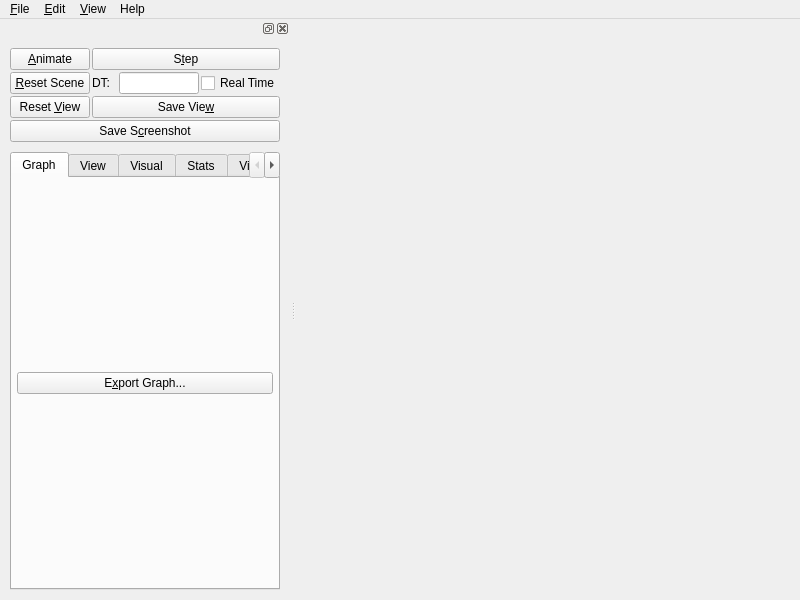
<?xml version="1.0" encoding="utf-8"?>
<ui version="4.0">
	<exportmacro>SOFA_SOFAGUIQT_API</exportmacro>
	<class>GUI</class>
	<widget class="QMainWindow" name="GUI">
		<property name="geometry">
			<rect>
				<x>0</x>
				<y>0</y>
				<width>800</width>
				<height>600</height>
			</rect>
		</property>
		<property name="sizePolicy">
			<sizepolicy hsizetype="Minimum" vsizetype="Minimum">
				<horstretch>0</horstretch>
				<verstretch>0</verstretch>
			</sizepolicy>
		</property>
		<property name="minimumSize">
			<size>
				<width>210</width>
				<height>481</height>
			</size>
		</property>
		<property name="acceptDrops">
			<bool>true</bool>
		</property>
		<property name="windowTitle">
			<string>Sofa</string>
		</property>
		<widget class="QWidget" name="widget">
			<property name="sizePolicy">
				<sizepolicy hsizetype="Expanding" vsizetype="Expanding">
					<horstretch>0</horstretch>
					<verstretch>0</verstretch>
				</sizepolicy>
			</property>
			<property name="minimumSize">
				<size>
					<width>0</width>
					<height>0</height>
				</size>
			</property>
			<layout class="QVBoxLayout">
				<property name="sizeConstraint">
					<enum>QLayout::SetNoConstraint</enum>
				</property>
				<property name="leftMargin">
					<number>0</number>
				</property>
				<property name="topMargin">
					<number>0</number>
				</property>
				<property name="rightMargin">
					<number>0</number>
				</property>
				<property name="bottomMargin">
					<number>0</number>
				</property>
				<item>
					<layout class="QHBoxLayout" name="mainWidgetLayout"/>
				</item>
			</layout>
		</widget>
		<widget class="QMenuBar" name="menubar">
			<property name="enabled">
				<bool>true</bool>
			</property>
			<property name="geometry">
				<rect>
					<x>0</x>
					<y>0</y>
					<width>800</width>
					<height>21</height>
				</rect>
			</property>
			<widget class="QMenu" name="fileMenu">
				<property name="title">
					<string>&amp;File</string>
				</property>
				<addaction name="fileNewAction"/>
				<addaction name="fileOpenAction"/>
				<addaction name="fileReloadAction"/>
				<addaction name="fileSaveAction"/>
				<addaction name="fileSaveAsAction"/>
				<addaction name="separator"/>
				<addaction name="separator"/>
				<addaction name="fileExitAction"/>
			</widget>
			<widget class="QMenu" name="editMenu">
				<property name="title">
					<string>&amp;Edit</string>
				</property>
				<addaction name="editRecordDirectoryAction"/>
				<addaction name="editGnuplotDirectoryAction"/>
				<addaction name="separator"/>
				<addaction name="PluginManagerAction"/>
				<addaction name="MouseManagerAction"/>
				<addaction name="VideoRecorderManagerAction"/>
				<addaction name="DataGraphAction"/>
			</widget>
			<widget class="QMenu" name="View">
				<property name="title">
					<string>&amp;View</string>
				</property>
				<addaction name="separator"/>
				<addaction name="separator"/>
				<addaction name="separator"/>
			</widget>
			<widget class="QMenu" name="helpMenu">
				<property name="title">
					<string>Help</string>
				</property>
				<addaction name="separator"/>
				<addaction name="helpShowDocBrowser"/>
				<addaction name="helpAboutAction"/>
				<addaction name="report"/>
			</widget>
			<addaction name="fileMenu"/>
			<addaction name="editMenu"/>
			<addaction name="View"/>
			<addaction name="helpMenu"/>
		</widget>
		<widget class="QDockWidget" name="dockWidget">
			<property name="sizePolicy">
				<sizepolicy hsizetype="Minimum" vsizetype="Expanding">
					<horstretch>0</horstretch>
					<verstretch>0</verstretch>
				</sizepolicy>
			</property>
			<property name="minimumSize">
				<size>
					<width>200</width>
					<height>551</height>
				</size>
			</property>
			<attribute name="dockWidgetArea">
				<number>1</number>
			</attribute>
			<widget class="QWidget" name="dockWidgetContents">
				<property name="sizePolicy">
					<sizepolicy hsizetype="Minimum" vsizetype="Expanding">
						<horstretch>0</horstretch>
						<verstretch>0</verstretch>
					</sizepolicy>
				</property>
				<property name="minimumSize">
					<size>
						<width>200</width>
						<height>0</height>
					</size>
				</property>
				<layout class="QHBoxLayout" name="horizontalLayout">
					<item>
						<widget class="QWidget" name="optionTabs" native="true">
							<property name="enabled">
								<bool>true</bool>
							</property>
							<property name="sizePolicy">
								<sizepolicy hsizetype="Expanding" vsizetype="Expanding">
									<horstretch>0</horstretch>
									<verstretch>0</verstretch>
								</sizepolicy>
							</property>
							<layout class="QVBoxLayout" name="_13">
								<property name="sizeConstraint">
									<enum>QLayout::SetNoConstraint</enum>
								</property>
								<item>
									<layout class="QGridLayout" name="_14">
										<property name="sizeConstraint">
											<enum>QLayout::SetNoConstraint</enum>
										</property>
										<item row="2" column="0">
											<widget class="QPushButton" name="ResetViewButton">
												<property name="enabled">
													<bool>true</bool>
												</property>
												<property name="toolTip">
													<string>Set the camera to initial position and orientation</string>
												</property>
												<property name="text">
													<string>Reset &amp;View</string>
												</property>
												<property name="shortcut">
													<string>Alt+V</string>
												</property>
											</widget>
										</item>
										<item row="0" column="0">
											<widget class="QPushButton" name="startButton">
												<property name="toolTip">
													<string>Launch the Simulation</string>
												</property>
												<property name="text">
													<string>&amp;Animate</string>
												</property>
												<property name="shortcut">
													<string>Alt+A</string>
												</property>
												<property name="checkable">
													<bool>true</bool>
												</property>
											</widget>
										</item>
										<item row="2" column="1">
											<widget class="QPushButton" name="SaveViewButton">
												<property name="enabled">
													<bool>true</bool>
												</property>
												<property name="toolTip">
													<string>Save the position and orientation of the camera</string>
												</property>
												<property name="text">
													<string>Save Vie&amp;w</string>
												</property>
												<property name="shortcut">
													<string>Alt+W</string>
												</property>
											</widget>
										</item>
										<item row="1" column="0">
											<widget class="QPushButton" name="ResetSceneButton">
												<property name="enabled">
													<bool>true</bool>
												</property>
												<property name="toolTip">
													<string>Reset the Simulation  (t=0)</string>
												</property>
												<property name="text">
													<string>&amp;Reset Scene</string>
												</property>
												<property name="shortcut">
													<string>Alt+R</string>
												</property>
											</widget>
										</item>
										<item row="0" column="1">
											<widget class="QPushButton" name="stepButton">
												<property name="toolTip">
													<string>Compute the simulation at time t+DT</string>
												</property>
												<property name="text">
													<string>S&amp;tep</string>
												</property>
												<property name="shortcut">
													<string>Alt+T</string>
												</property>
												<property name="autoRepeat">
													<bool>true</bool>
												</property>
											</widget>
										</item>
										<item row="3" column="0" colspan="2">
											<widget class="QPushButton" name="screenshotButton">
												<property name="text">
													<string>Save S&amp;creenshot</string>
												</property>
												<property name="shortcut">
													<string>Alt+C</string>
												</property>
											</widget>
										</item>
										<item row="1" column="1">
											<layout class="QHBoxLayout" name="_15">
												<property name="sizeConstraint">
													<enum>QLayout::SetNoConstraint</enum>
												</property>
												<item>
													<widget class="QLabel" name="dtLabel">
														<property name="text">
															<string>DT:</string>
														</property>
														<property name="wordWrap">
															<bool>false</bool>
														</property>
													</widget>
												</item>
												<item>
													<widget class="QLineEdit" name="dtEdit">
														<property name="sizePolicy">
															<sizepolicy hsizetype="Expanding" vsizetype="Fixed">
																<horstretch>0</horstretch>
																<verstretch>0</verstretch>
															</sizepolicy>
														</property>
														<property name="minimumSize">
															<size>
																<width>20</width>
																<height>0</height>
															</size>
														</property>
														<property name="maximumSize">
															<size>
																<width>80</width>
																<height>32767</height>
															</size>
														</property>
													</widget>
												</item>
												<item>
													<widget class="QCheckBox" name="realTimeCheckBox">
														<property name="toolTip">
															<string>Use the duration of the previous simulation step as the next DT</string>
														</property>
														<property name="text">
															<string>Real Time</string>
														</property>
													</widget>
												</item>
											</layout>
										</item>
									</layout>
								</item>
								<item>
									<spacer name="spacer_tab">
										<property name="orientation">
											<enum>Qt::Vertical</enum>
										</property>
										<property name="sizeType">
											<enum>QSizePolicy::Fixed</enum>
										</property>
										<property name="sizeHint" stdset="0">
											<size>
												<width>20</width>
												<height>8</height>
											</size>
										</property>
									</spacer>
								</item>
								<item>
									<widget class="QTabWidget" name="tabs">
										<property name="sizePolicy">
											<sizepolicy hsizetype="Expanding" vsizetype="Expanding">
												<horstretch>0</horstretch>
												<verstretch>0</verstretch>
											</sizepolicy>
										</property>
										<property name="minimumSize">
											<size>
												<width>200</width>
												<height>0</height>
											</size>
										</property>
										<property name="currentIndex">
											<number>0</number>
										</property>
										<widget class="QWidget" name="TabGraph">
											<attribute name="title">
												<string>Graph</string>
											</attribute>
											<layout class="QVBoxLayout" name="_19">
												<item>
													<widget class="QPushButton" name="ExportGraphButton">
														<property name="text">
															<string>E&amp;xport Graph...</string>
														</property>
														<property name="icon">
															<iconset>
																<normaloff>image1</normaloff>image1
															</iconset>
														</property>
														<property name="shortcut">
															<string>Alt+X</string>
														</property>
													</widget>
												</item>
											</layout>
										</widget>
										<widget class="QWidget" name="tabView">
											<property name="sizePolicy">
												<sizepolicy hsizetype="Expanding" vsizetype="Expanding">
													<horstretch>0</horstretch>
													<verstretch>0</verstretch>
												</sizepolicy>
											</property>
											<attribute name="title">
												<string>View</string>
											</attribute>
											<layout class="QGridLayout" name="gridLayout1">
												<item row="2" column="0">
													<layout class="QGridLayout" name="_17">
														<item row="1" column="0">
															<layout class="QGridLayout" name="_18">
																<item row="0" column="2">
																	<spacer name="spacer8">
																		<property name="orientation">
																			<enum>Qt::Horizontal</enum>
																		</property>
																		<property name="sizeType">
																			<enum>QSizePolicy::Ignored</enum>
																		</property>
																		<property name="sizeHint" stdset="0">
																			<size>
																				<width>0</width>
																				<height>16</height>
																			</size>
																		</property>
																	</spacer>
																</item>
																<item row="0" column="1">
																	<widget class="QLabel" name="pixmapLabel1">
																		<property name="sizePolicy">
																			<sizepolicy hsizetype="Fixed" vsizetype="Fixed">
																				<horstretch>0</horstretch>
																				<verstretch>0</verstretch>
																			</sizepolicy>
																		</property>
																		<property name="toolTip">
																			<string>http://sofa-framework.org</string>
																		</property>
																		<property name="pixmap">
																			<pixmap>image0</pixmap>
																		</property>
																		<property name="scaledContents">
																			<bool>true</bool>
																		</property>
																		<property name="wordWrap">
																			<bool>false</bool>
																		</property>
																	</widget>
																</item>
																<item row="0" column="0">
																	<spacer name="spacer7">
																		<property name="orientation">
																			<enum>Qt::Horizontal</enum>
																		</property>
																		<property name="sizeType">
																			<enum>QSizePolicy::Ignored</enum>
																		</property>
																		<property name="sizeHint" stdset="0">
																			<size>
																				<width>0</width>
																				<height>16</height>
																			</size>
																		</property>
																	</spacer>
																</item>
															</layout>
														</item>
													</layout>
												</item>
											</layout>
										</widget>
										<widget class="QWidget" name="TabVisualGraph">
											<attribute name="title">
												<string>Visual</string>
											</attribute>
											<layout class="QVBoxLayout" name="_20">
												<item>
													<widget class="QPushButton" name="ExportVisualGraphButton">
														<property name="text">
															<string>E&amp;xport Graph...</string>
														</property>
														<property name="icon">
															<iconset>
																<normaloff>image1</normaloff>image1
															</iconset>
														</property>
														<property name="shortcut">
															<string>Alt+X</string>
														</property>
													</widget>
												</item>
											</layout>
										</widget>
										<widget class="QWidget" name="TabStats">
											<attribute name="title">
												<string>Stats</string>
											</attribute>
											<layout class="QVBoxLayout" name="_21">
												<item>
													<widget class="QCheckBox" name="dumpStateCheckBox">
														<property name="toolTip">
															<string comment="This is used to plut curves fter a simulation">Record the state at each time step in file &quot;dumpState.data&quot;</string>
														</property>
														<property name="text">
															<string>Dump State</string>
														</property>
													</widget>
												</item>
												<item>
													<widget class="QCheckBox" name="displayComputationTimeCheckBox">
														<property name="toolTip">
															<string>Display information about the time spent at each branch of the graph</string>
														</property>
														<property name="text">
															<string>Log Time</string>
														</property>
													</widget>
												</item>
												<item>
													<widget class="QCheckBox" name="exportGnuplotFilesCheckbox">
														<property name="toolTip">
															<string>Create gnuplot files for each named element of the simulation</string>
														</property>
														<property name="text">
															<string>Export state as gnuplot files</string>
														</property>
													</widget>
												</item>
												<item>
													<widget class="QCheckBox" name="exportVisitorCheckbox">
														<property name="toolTip">
															<string>Open a Dialog showing a trace of the execution and time spent</string>
														</property>
														<property name="text">
															<string>Trace Visitor and Component execution</string>
														</property>
													</widget>
												</item>
												<item>
													<widget class="QCheckBox" name="displayTimeProfiler">
														<property name="text">
															<string>Display AdvanceTimer profiler</string>
														</property>
													</widget>
												</item>
											</layout>
										</widget>
										<widget class="QWidget" name="TabPage">
											<attribute name="title">
												<string>Viewer</string>
											</attribute>
											<layout class="QVBoxLayout" name="_22">
												<item>
													<layout class="QHBoxLayout" name="_23">
														<property name="spacing">
															<number>0</number>
														</property>
														<item>
															<spacer name="spacer5_3_3">
																<property name="orientation">
																	<enum>Qt::Horizontal</enum>
																</property>
																<property name="sizeType">
																	<enum>QSizePolicy::Expanding</enum>
																</property>
																<property name="sizeHint" stdset="0">
																	<size>
																		<width>10</width>
																		<height>2</height>
																	</size>
																</property>
															</spacer>
														</item>
														<item>
															<widget class="QSpinBox" name="sizeW">
																<property name="maximum">
																	<number>30000</number>
																</property>
																<property name="value">
																	<number>800</number>
																</property>
															</widget>
														</item>
														<item>
															<widget class="QLabel" name="textLabel_sizeX">
																<property name="sizePolicy">
																	<sizepolicy hsizetype="Fixed" vsizetype="Preferred">
																		<horstretch>0</horstretch>
																		<verstretch>0</verstretch>
																	</sizepolicy>
																</property>
																<property name="text">
																	<string>&lt;p align=&quot;center&quot;&gt;x&lt;/p&gt;</string>
																</property>
																<property name="wordWrap">
																	<bool>false</bool>
																</property>
															</widget>
														</item>
														<item>
															<widget class="QSpinBox" name="sizeH">
																<property name="maximum">
																	<number>30000</number>
																</property>
																<property name="value">
																	<number>600</number>
																</property>
															</widget>
														</item>
														<item>
															<spacer name="spacer5_3_2_3">
																<property name="orientation">
																	<enum>Qt::Horizontal</enum>
																</property>
																<property name="sizeType">
																	<enum>QSizePolicy::Expanding</enum>
																</property>
																<property name="sizeHint" stdset="0">
																	<size>
																		<width>10</width>
																		<height>2</height>
																	</size>
																</property>
															</spacer>
														</item>
													</layout>
												</item>
												<item>
													<widget class="QTextBrowser" name="textEdit1"/>
												</item>
											</layout>
										</widget>
									</widget>
								</item>
							</layout>
						</widget>
					</item>
				</layout>
			</widget>
		</widget>
		<action name="fileNewAction">
			<property name="icon">
				<iconset>
					<normaloff>image2</normaloff>image2
				</iconset>
			</property>
			<property name="text">
				<string>&amp;New</string>
			</property>
			<property name="iconText">
				<string>New</string>
			</property>
			<property name="shortcut">
				<string>Ctrl+N</string>
			</property>
			<property name="name" stdset="0">
				<cstring>fileNewAction</cstring>
			</property>
		</action>
		<action name="fileOpenAction">
			<property name="icon">
				<iconset>
					<normaloff>image3</normaloff>image3
				</iconset>
			</property>
			<property name="text">
				<string>&amp;Open...</string>
			</property>
			<property name="iconText">
				<string>Open</string>
			</property>
			<property name="shortcut">
				<string>Ctrl+O</string>
			</property>
			<property name="name" stdset="0">
				<cstring>fileOpenAction</cstring>
			</property>
		</action>
		<action name="fileReloadAction">
			<property name="text">
				<string>&amp;Reload</string>
			</property>
			<property name="iconText">
				<string>Reload</string>
			</property>
			<property name="shortcut">
				<string>Ctrl+R</string>
			</property>
			<property name="name" stdset="0">
				<cstring>fileReloadAction</cstring>
			</property>
		</action>
		<action name="fileSaveAction">
			<property name="enabled">
				<bool>true</bool>
			</property>
			<property name="icon">
				<iconset>
					<normaloff>image4</normaloff>image4
				</iconset>
			</property>
			<property name="text">
				<string>&amp;Save</string>
			</property>
			<property name="iconText">
				<string>Save</string>
			</property>
			<property name="shortcut">
				<string>Ctrl+S</string>
			</property>
			<property name="name" stdset="0">
				<cstring>fileSaveAction</cstring>
			</property>
		</action>
		<action name="fileSaveAsAction">
			<property name="text">
				<string>Save &amp;As...</string>
			</property>
			<property name="iconText">
				<string>Save As</string>
			</property>
			<property name="shortcut">
				<string/>
			</property>
			<property name="name" stdset="0">
				<cstring>fileSaveAsAction</cstring>
			</property>
		</action>
		<action name="fileExitAction">
			<property name="text">
				<string>E&amp;xit</string>
			</property>
			<property name="iconText">
				<string>Exit</string>
			</property>
			<property name="shortcut">
				<string/>
			</property>
			<property name="name" stdset="0">
				<cstring>fileExitAction</cstring>
			</property>
		</action>
		<action name="helpAboutAction">
			<property name="enabled">
				<bool>false</bool>
			</property>
			<property name="text">
				<string>&amp;About</string>
			</property>
			<property name="iconText">
				<string>About</string>
			</property>
			<property name="shortcut">
				<string/>
			</property>
			<property name="name" stdset="0">
				<cstring>helpAboutAction</cstring>
			</property>
		</action>
		<action name="ViewerAction">
			<property name="iconText">
				<string>Viewer</string>
			</property>
			<property name="name" stdset="0">
				<cstring>ViewerAction</cstring>
			</property>
		</action>
		<action name="editRecordDirectoryAction">
			<property name="text">
				<string>Record Directory...</string>
			</property>
			<property name="iconText">
				<string>Record Directory...</string>
			</property>
			<property name="name" stdset="0">
				<cstring>editRecordDirectoryAction</cstring>
			</property>
		</action>
		<action name="editGnuplotDirectoryAction">
			<property name="text">
				<string>Gnuplot Directory...</string>
			</property>
			<property name="iconText">
				<string>Gnuplot Directory...</string>
			</property>
			<property name="name" stdset="0">
				<cstring>editGnuplotDirectoryAction</cstring>
			</property>
		</action>
		<action name="PluginManagerAction">
			<property name="text">
				<string>Plugin Manager...</string>
			</property>
			<property name="iconText">
				<string>Plugin Manager...</string>
			</property>
			<property name="name" stdset="0">
				<cstring>PluginManagerAction</cstring>
			</property>
		</action>
		<action name="MouseManagerAction">
			<property name="text">
				<string>Mouse Manager...</string>
			</property>
			<property name="iconText">
				<string>Mouse Manager...</string>
			</property>
			<property name="name" stdset="0">
				<cstring>MouseManagerAction</cstring>
			</property>
		</action>
		<action name="Action">
			<property name="iconText">
				<string>Recently Opened Files...</string>
			</property>
			<property name="name" stdset="0">
				<cstring>Action</cstring>
			</property>
		</action>
		<action name="TestAction">
			<property name="text">
				<string>Test</string>
			</property>
			<property name="iconText">
				<string>Test</string>
			</property>
			<property name="name" stdset="0">
				<cstring>TestAction</cstring>
			</property>
		</action>
		<action name="VideoRecorderManagerAction">
			<property name="text">
				<string>Video Recorder Manager...</string>
			</property>
			<property name="iconText">
				<string>Video Recorder Manager...</string>
			</property>
			<property name="name" stdset="0">
				<cstring>VideoRecorderManagerAction</cstring>
			</property>
		</action>
		<action name="helpShowDocBrowser">
			<property name="checkable">
				<bool>false</bool>
			</property>
			<property name="text">
				<string>Show doc browser</string>
			</property>
			<property name="iconVisibleInMenu">
				<bool>false</bool>
			</property>
		</action>
		<action name="DataGraphAction">
			<property name="text">
				<string>Data Graph...</string>
			</property>
			<property name="toolTip">
				<string>Data Graph Window</string>
			</property>
		</action>
		<action name="report">
			<property name="text">
				<string>report</string>
			</property>
		</action>
	</widget>
	<layoutdefault spacing="2" margin="5"/>
	<includes>
		<include location="local">sofa/gui/qt/config.h</include>
	</includes>
	<resources/>
	<connections>
		<connection>
			<sender>fileNewAction</sender>
			<signal>triggered()</signal>
			<receiver>GUI</receiver>
			<slot>fileNew()</slot>
			<hints>
				<hint type="sourcelabel">
					<x>-1</x>
					<y>-1</y>
				</hint>
				<hint type="destinationlabel">
					<x>20</x>
					<y>20</y>
				</hint>
			</hints>
		</connection>
		<connection>
			<sender>fileOpenAction</sender>
			<signal>triggered()</signal>
			<receiver>GUI</receiver>
			<slot>popupOpenFileSelector()</slot>
			<hints>
				<hint type="sourcelabel">
					<x>-1</x>
					<y>-1</y>
				</hint>
				<hint type="destinationlabel">
					<x>20</x>
					<y>20</y>
				</hint>
			</hints>
		</connection>
		<connection>
			<sender>fileReloadAction</sender>
			<signal>triggered()</signal>
			<receiver>GUI</receiver>
			<slot>fileReload()</slot>
			<hints>
				<hint type="sourcelabel">
					<x>-1</x>
					<y>-1</y>
				</hint>
				<hint type="destinationlabel">
					<x>20</x>
					<y>20</y>
				</hint>
			</hints>
		</connection>
		<connection>
			<sender>fileSaveAction</sender>
			<signal>triggered()</signal>
			<receiver>GUI</receiver>
			<slot>fileSave()</slot>
			<hints>
				<hint type="sourcelabel">
					<x>-1</x>
					<y>-1</y>
				</hint>
				<hint type="destinationlabel">
					<x>20</x>
					<y>20</y>
				</hint>
			</hints>
		</connection>
		<connection>
			<sender>fileSaveAsAction</sender>
			<signal>triggered()</signal>
			<receiver>GUI</receiver>
			<slot>fileSaveAs()</slot>
			<hints>
				<hint type="sourcelabel">
					<x>-1</x>
					<y>-1</y>
				</hint>
				<hint type="destinationlabel">
					<x>20</x>
					<y>20</y>
				</hint>
			</hints>
		</connection>
		<connection>
			<sender>fileExitAction</sender>
			<signal>triggered()</signal>
			<receiver>GUI</receiver>
			<slot>fileExit()</slot>
			<hints>
				<hint type="sourcelabel">
					<x>-1</x>
					<y>-1</y>
				</hint>
				<hint type="destinationlabel">
					<x>20</x>
					<y>20</y>
				</hint>
			</hints>
		</connection>
		<connection>
			<sender>editRecordDirectoryAction</sender>
			<signal>triggered()</signal>
			<receiver>GUI</receiver>
			<slot>editRecordDirectory()</slot>
			<hints>
				<hint type="sourcelabel">
					<x>-1</x>
					<y>-1</y>
				</hint>
				<hint type="destinationlabel">
					<x>20</x>
					<y>20</y>
				</hint>
			</hints>
		</connection>
		<connection>
			<sender>PluginManagerAction</sender>
			<signal>triggered()</signal>
			<receiver>GUI</receiver>
			<slot>showPluginManager()</slot>
			<hints>
				<hint type="sourcelabel">
					<x>-1</x>
					<y>-1</y>
				</hint>
				<hint type="destinationlabel">
					<x>20</x>
					<y>20</y>
				</hint>
			</hints>
		</connection>
		<connection>
			<sender>MouseManagerAction</sender>
			<signal>triggered()</signal>
			<receiver>GUI</receiver>
			<slot>showMouseManager()</slot>
			<hints>
				<hint type="sourcelabel">
					<x>-1</x>
					<y>-1</y>
				</hint>
				<hint type="destinationlabel">
					<x>20</x>
					<y>20</y>
				</hint>
			</hints>
		</connection>
		<connection>
			<sender>DataGraphAction</sender>
			<signal>triggered()</signal>
			<receiver>GUI</receiver>
			<slot>showWindowDataGraph()</slot>
			<hints>
				<hint type="sourcelabel">
					<x>-1</x>
					<y>-1</y>
				</hint>
				<hint type="destinationlabel">
					<x>20</x>
					<y>20</y>
				</hint>
			</hints>
		</connection>
		<connection>
			<sender>editGnuplotDirectoryAction</sender>
			<signal>triggered()</signal>
			<receiver>GUI</receiver>
			<slot>editGnuplotDirectory()</slot>
			<hints>
				<hint type="sourcelabel">
					<x>-1</x>
					<y>-1</y>
				</hint>
				<hint type="destinationlabel">
					<x>20</x>
					<y>20</y>
				</hint>
			</hints>
		</connection>
		<connection>
			<sender>VideoRecorderManagerAction</sender>
			<signal>triggered()</signal>
			<receiver>GUI</receiver>
			<slot>showVideoRecorderManager()</slot>
			<hints>
				<hint type="sourcelabel">
					<x>-1</x>
					<y>-1</y>
				</hint>
				<hint type="destinationlabel">
					<x>20</x>
					<y>20</y>
				</hint>
			</hints>
		</connection>
		<connection>
			<sender>helpShowDocBrowser</sender>
			<signal>triggered()</signal>
			<receiver>GUI</receiver>
			<slot>showDocBrowser()</slot>
			<hints>
				<hint type="sourcelabel">
					<x>-1</x>
					<y>-1</y>
				</hint>
				<hint type="destinationlabel">
					<x>399</x>
					<y>299</y>
				</hint>
			</hints>
		</connection>
		<connection>
			<sender>report</sender>
			<signal>triggered()</signal>
			<receiver>GUI</receiver>
			<slot>showReport()</slot>
			<hints>
				<hint type="sourcelabel">
					<x>-1</x>
					<y>-1</y>
				</hint>
				<hint type="destinationlabel">
					<x>399</x>
					<y>299</y>
				</hint>
			</hints>
		</connection>
	</connections>
</ui>
